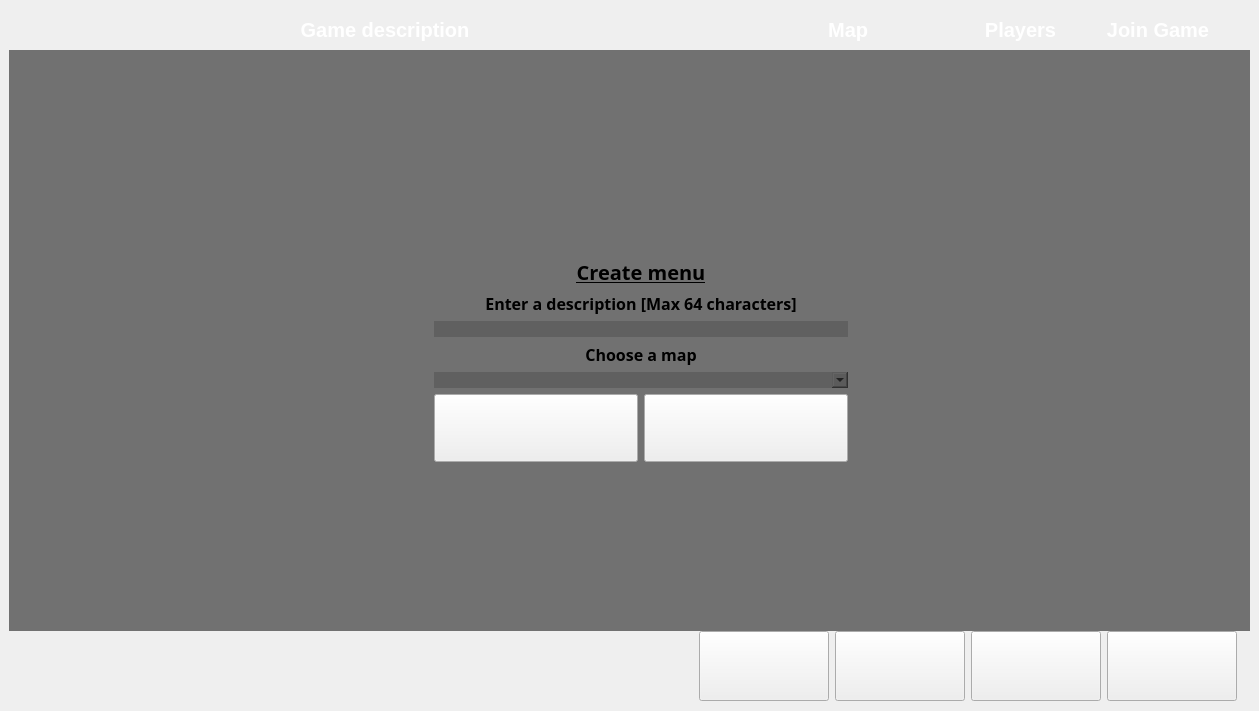
    <widget class="QWidget" name="search">
     <widget class="QLabel" name="searchMovie">
      <property name="geometry">
       <rect>
        <x>9</x>
        <y>676</y>
        <width>53</width>
        <height>17</height>
       </rect>
      </property>
      <property name="text">
       <string/>
      </property>
     </widget>
     <widget class="QFrame" name="headerLayout">
      <property name="geometry">
       <rect>
        <x>9</x>
        <y>9</y>
        <width>1241</width>
        <height>41</height>
       </rect>
      </property>
      <property name="styleSheet">
       <string notr="true">background-color: 0</string>
      </property>
      <layout class="QHBoxLayout" name="horizontalLayout_3" stretch="53,15,7,12">
       <item>
        <widget class="QLabel" name="description_label">
         <property name="font">
          <font>
           <pointsize>15</pointsize>
           <bold>true</bold>
          </font>
         </property>
         <property name="text">
          <string>Game description</string>
         </property>
         <property name="alignment">
          <set>Qt::AlignCenter</set>
         </property>
         <property name="styleSheet">
            <string notr="true">color: white</string>
         </property>
        </widget>
       </item>
       <item>
        <widget class="QLabel" name="map_label">
         <property name="font">
          <font>
           <pointsize>15</pointsize>
           <bold>true</bold>
          </font>
         </property>
         <property name="text">
          <string>Map     </string>
         </property>
         <property name="alignment">
          <set>Qt::AlignCenter</set>
         </property>
         <property name="styleSheet">
            <string notr="true">color: white</string>
         </property>
        </widget>
       </item>
       <item>
        <widget class="QLabel" name="players_label">
         <property name="font">
          <font>
           <pointsize>15</pointsize>
           <bold>true</bold>
          </font>
         </property>
         <property name="text">
          <string>Players</string>
         </property>
         <property name="alignment">
          <set>Qt::AlignCenter</set>
         </property>
         <property name="styleSheet">
            <string notr="true">color: white</string>
         </property>
        </widget>
       </item>
       <item>
        <widget class="QLabel" name="joingame_label">
         <property name="font">
          <font>
           <pointsize>15</pointsize>
           <bold>true</bold>
          </font>
         </property>
         <property name="text">
          <string>Join Game</string>
         </property>
         <property name="alignment">
          <set>Qt::AlignCenter</set>
         </property>
         <property name="styleSheet">
            <string notr="true">color: white</string>
         </property>
        </widget>
       </item>
      </layout>
     </widget>
     <widget class="QScrollArea" name="gamesAvailable">
      <property name="geometry">
       <rect>
        <x>9</x>
        <y>50</y>
        <width>1241</width>
        <height>581</height>
       </rect>
      </property>
      <property name="sizePolicy">
       <sizepolicy hsizetype="Fixed" vsizetype="Fixed">
        <horstretch>0</horstretch>
        <verstretch>0</verstretch>
       </sizepolicy>
      </property>
      <property name="styleSheet">
       <string notr="true">border: 0px;
background-color: rgba(0, 0, 0, 80)</string>
      </property>
      <property name="verticalScrollBarPolicy">
       <enum>Qt::ScrollBarAsNeeded</enum>
      </property>
      <property name="horizontalScrollBarPolicy">
       <enum>Qt::ScrollBarAlwaysOff</enum>
      </property>
      <property name="widgetResizable">
       <bool>true</bool>
      </property>
      <widget class="QWidget" name="scrollAreaWidgetContents">
       <property name="geometry">
        <rect>
         <x>0</x>
         <y>0</y>
         <width>1241</width>
         <height>581</height>
        </rect>
       </property>
       <layout class="QVBoxLayout" name="verticalLayout_3">
        <item>
         <layout class="QVBoxLayout" name="scrollLayout"/>
        </item>
       </layout>
      </widget>
     </widget>
     <widget class="QWidget" name="horizontalLayoutWidget_2">
      <property name="geometry">
       <rect>
        <x>699</x>
        <y>630</y>
        <width>541</width>
        <height>72</height>
       </rect>
      </property>
      <layout class="QHBoxLayout" name="horizontalLayout">
       <item>
        <widget class="QPushButton" name="create_button">
         <property name="sizePolicy">
          <sizepolicy hsizetype="Maximum" vsizetype="Maximum">
           <horstretch>0</horstretch>
           <verstretch>0</verstretch>
          </sizepolicy>
         </property>
         <property name="minimumSize">
          <size>
           <width>130</width>
           <height>70</height>
          </size>
         </property>
         <property name="styleSheet">
          <string notr="true">border-image: url(:/images/create.bmp);</string>
         </property>
         <property name="text">
          <string/>
         </property>
        </widget>
       </item>
       <item>
        <widget class="QPushButton" name="refresh_button">
         <property name="sizePolicy">
          <sizepolicy hsizetype="Maximum" vsizetype="Maximum">
           <horstretch>0</horstretch>
           <verstretch>0</verstretch>
          </sizepolicy>
         </property>
         <property name="minimumSize">
          <size>
           <width>130</width>
           <height>70</height>
          </size>
         </property>
         <property name="styleSheet">
          <string notr="true">border-image: url(:/images/refresh.bmp)</string>
         </property>
         <property name="text">
          <string/>
         </property>
        </widget>
       </item>
       <item>
        <widget class="QPushButton" name="help_button">
         <property name="sizePolicy">
          <sizepolicy hsizetype="Maximum" vsizetype="Maximum">
           <horstretch>0</horstretch>
           <verstretch>0</verstretch>
          </sizepolicy>
         </property>
         <property name="minimumSize">
          <size>
           <width>130</width>
           <height>70</height>
          </size>
         </property>
         <property name="styleSheet">
          <string notr="true">border-image: url(:/images/help2.bmp);</string>
         </property>
         <property name="text">
          <string/>
         </property>
        </widget>
       </item>
       <item>
        <widget class="QPushButton" name="goMenu_button">
         <property name="sizePolicy">
          <sizepolicy hsizetype="Maximum" vsizetype="Maximum">
           <horstretch>0</horstretch>
           <verstretch>0</verstretch>
          </sizepolicy>
         </property>
         <property name="minimumSize">
          <size>
           <width>130</width>
           <height>70</height>
          </size>
         </property>
         <property name="styleSheet">
          <string notr="true">border-image: url(:/images/goBack.bmp);</string>
         </property>
         <property name="text">
          <string/>
         </property>
        </widget>
       </item>
      </layout>
     </widget>
     <widget class="QFrame" name="createMenu">
      <property name="geometry">
       <rect>
        <x>425</x>
        <y>249</y>
        <width>432</width>
        <height>222</height>
       </rect>
      </property>
      <property name="styleSheet">
       <string notr="true">QFrame #createMenu {
	border-image: url(:/images/createMenu.bmp);
}</string>
      </property>
      <layout class="QVBoxLayout" name="verticalLayout_4" stretch="1,1,1,1,1,20">
       <item>
        <widget class="QLabel" name="createMenu_label">
         <property name="font">
          <font>
           <family>Sans Serif</family>
           <pointsize>15</pointsize>
           <bold>true</bold>
           <underline>true</underline>
           <strikeout>false</strikeout>
          </font>
         </property>
         <property name="styleSheet">
          <string notr="true">QLabel{}</string>
         </property>
         <property name="text">
          <string>Create menu</string>
         </property>
         <property name="alignment">
          <set>Qt::AlignCenter</set>
         </property>
        </widget>
       </item>
       <item>
        <widget class="QLabel" name="create_desc_label">
         <property name="font">
          <font>
           <family>Sans Serif</family>
           <pointsize>12</pointsize>
           <bold>true</bold>
          </font>
         </property>
         <property name="styleSheet">
          <string notr="true">color: rgb(0, 0, 0)</string>
         </property>
         <property name="text">
          <string>Enter a description [Max 64 characters]</string>
         </property>
         <property name="alignment">
          <set>Qt::AlignBottom|Qt::AlignHCenter</set>
         </property>
        </widget>
       </item>
       <item>
        <widget class="QLineEdit" name="desc_txtbox">
         <property name="sizePolicy">
          <sizepolicy hsizetype="Preferred" vsizetype="Fixed">
           <horstretch>0</horstretch>
           <verstretch>0</verstretch>
          </sizepolicy>
         </property>
         <property name="styleSheet">
          <string notr="true">border: 0px;
background-color: rgba(89, 89, 89, 180);</string>
         </property>
         <property name="text">
          <string/>
         </property>
        </widget>
       </item>
       <item>
        <widget class="QLabel" name="create_map_label">
         <property name="font">
          <font>
           <family>Sans Serif</family>
           <pointsize>12</pointsize>
           <bold>true</bold>
          </font>
         </property>
         <property name="styleSheet">
          <string notr="true">color: rgb(0, 0, 0)</string>
         </property>
         <property name="text">
          <string>Choose a map</string>
         </property>
         <property name="alignment">
          <set>Qt::AlignBottom|Qt::AlignHCenter</set>
         </property>
        </widget>
       </item>
       <item>
        <widget class="QComboBox" name="map_cbox">
         <property name="sizePolicy">
          <sizepolicy hsizetype="Minimum" vsizetype="Fixed">
           <horstretch>0</horstretch>
           <verstretch>0</verstretch>
          </sizepolicy>
         </property>
         <property name="styleSheet">
          <string notr="true">border: 0px;
background-color: rgba(89, 89, 89, 180);</string>
         </property>
        </widget>
       </item>
       <item>
        <layout class="QHBoxLayout" name="createMenu_hlayout">
         <item>
          <widget class="QPushButton" name="createGame_button_2">
           <property name="sizePolicy">
            <sizepolicy hsizetype="Minimum" vsizetype="Expanding">
             <horstretch>0</horstretch>
             <verstretch>0</verstretch>
            </sizepolicy>
           </property>
           <property name="styleSheet">
            <string notr="true">border-image: url(:/images/create.bmp);</string>
           </property>
           <property name="text">
            <string/>
           </property>
          </widget>
         </item>
         <item>
          <widget class="QPushButton" name="goback_button_3">
           <property name="sizePolicy">
            <sizepolicy hsizetype="Minimum" vsizetype="Expanding">
             <horstretch>0</horstretch>
             <verstretch>0</verstretch>
            </sizepolicy>
           </property>
           <property name="styleSheet">
            <string notr="true">border-image: url(:/images/goBack.bmp);</string>
           </property>
           <property name="text">
            <string/>
           </property>
          </widget>
         </item>
        </layout>
       </item>
      </layout>
     </widget>
    </widget>
